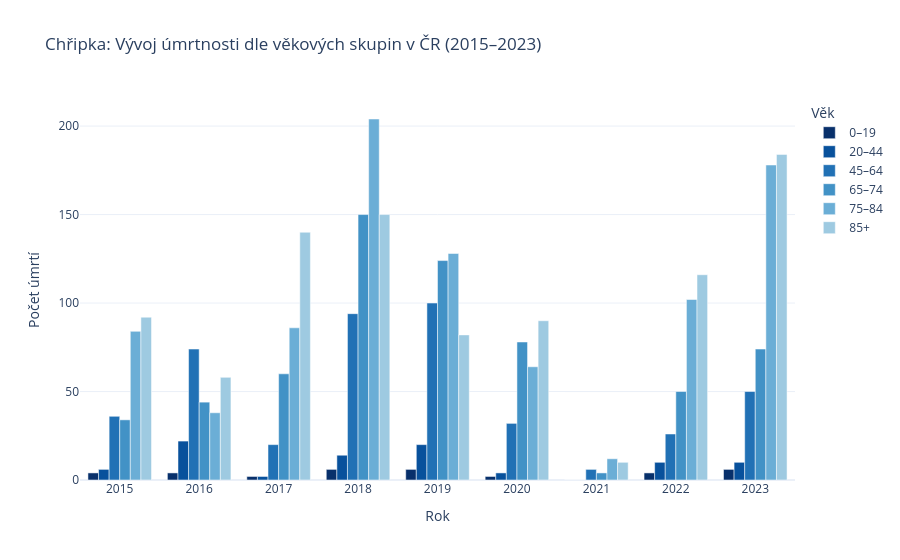

Notebook cell for this chart:
### Code cell
# Seznam všech roků, které jsou v datasetu chřipky jako sloupce
roky_chripka = [str(r) for r in range(2015, 2024)]

# 1. Nejdříve "odpivotujeme" tabulku, aby roky byly v jednom sloupci
df_chripka_age = df_chripka_umrti_abs_kraje.melt(
    id_vars=['Věková kategorie'], 
    value_vars=roky_chripka, 
    var_name='rok', 
    value_name='pocet_umrti'
)

# 2. KLÍČOVÝ KROK: Sečteme počty úmrtí za všechny kraje pro každou kombinaci rok + věk
df_chripka_age_sum = df_chripka_age.groupby(['rok', 'Věková kategorie'])['pocet_umrti'].sum().reset_index()

# 3. Filtrace a úprava typů
df_chripka_age_sum = df_chripka_age_sum[df_chripka_age_sum['Věková kategorie'] != 'Celá populace']
df_chripka_age_sum['rok'] = df_chripka_age_sum['rok'].astype(int)

# 4. Graf pro Chřipku (nyní s celistvými sloupci)
fig_flu_age = px.bar(
    df_chripka_age_sum, 
    x='rok', 
    y='pocet_umrti', 
    color='Věková kategorie',
    title='Chřipka: Vývoj úmrtnosti dle věkových skupin v ČR (2015–2023)',
    labels={'pocet_umrti': 'Počet úmrtí', 'rok': 'Rok', 'Věková kategorie': 'Věk'},
    barmode='group',
    category_orders={"Věková kategorie": ['0–19', '20–44', '45–64', '65–74', '75–84', '85+']},
    color_discrete_sequence=px.colors.sequential.Blues_r,
    template='plotly_white',
)
fig_flu_age.update_layout(hovermode="x unified",)
fig_flu_age.show()

### Figure 1 — Plotly figure (JSON) as saved in the notebook; plotly's stock layout.template omitted (floating-point values rounded to 4 significant figures)
{"data": [{"alignmentgroup": "True", "hovertemplate": "Věk=0–19<br>Rok=%{x}<br>Počet úmrtí=%{y}<extra></extra>", "legendgroup": "0–19", "marker": {"color": "rgb(8,48,107)", "pattern": {"shape": ""}}, "name": "0–19", "offsetgroup": "0–19", "orientation": "v", "showlegend": true, "textposition": "auto", "type": "bar", "x": [2015, 2016, 2017, 2018, 2019, 2020, 2021, 2022, 2023], "xaxis": "x", "y": [4.0, 4.0, 2.0, 6.0, 6.0, 2.0, 0.0, 4.0, 6.0], "yaxis": "y"}, {"alignmentgroup": "True", "hovertemplate": "Věk=20–44<br>Rok=%{x}<br>Počet úmrtí=%{y}<extra></extra>", "legendgroup": "20–44", "marker": {"color": "rgb(8,81,156)", "pattern": {"shape": ""}}, "name": "20–44", "offsetgroup": "20–44", "orientation": "v", "showlegend": true, "textposition": "auto", "type": "bar", "x": [2015, 2016, 2017, 2018, 2019, 2020, 2021, 2022, 2023], "xaxis": "x", "y": [6.0, 22.0, 2.0, 14.0, 20.0, 4.0, 0.0, 10.0, 10.0], "yaxis": "y"}, {"alignmentgroup": "True", "hovertemplate": "Věk=45–64<br>Rok=%{x}<br>Počet úmrtí=%{y}<extra></extra>", "legendgroup": "45–64", "marker": {"color": "rgb(33,113,181)", "pattern": {"shape": ""}}, "name": "45–64", "offsetgroup": "45–64", "orientation": "v", "showlegend": true, "textposition": "auto", "type": "bar", "x": [2015, 2016, 2017, 2018, 2019, 2020, 2021, 2022, 2023], "xaxis": "x", "y": [36.0, 74.0, 20.0, 94.0, 100.0, 32.0, 6.0, 26.0, 50.0], "yaxis": "y"}, {"alignmentgroup": "True", "hovertemplate": "Věk=65–74<br>Rok=%{x}<br>Počet úmrtí=%{y}<extra></extra>", "legendgroup": "65–74", "marker": {"color": "rgb(66,146,198)", "pattern": {"shape": ""}}, "name": "65–74", "offsetgroup": "65–74", "orientation": "v", "showlegend": true, "textposition": "auto", "type": "bar", "x": [2015, 2016, 2017, 2018, 2019, 2020, 2021, 2022, 2023], "xaxis": "x", "y": [34.0, 44.0, 60.0, 150.0, 124.0, 78.0, 4.0, 50.0, 74.0], "yaxis": "y"}, {"alignmentgroup": "True", "hovertemplate": "Věk=75–84<br>Rok=%{x}<br>Počet úmrtí=%{y}<extra></extra>", "legendgroup": "75–84", "marker": {"color": "rgb(107,174,214)", "pattern": {"shape": ""}}, "name": "75–84", "offsetgroup": "75–84", "orientation": "v", "showlegend": true, "textposition": "auto", "type": "bar", "x": [2015, 2016, 2017, 2018, 2019, 2020, 2021, 2022, 2023], "xaxis": "x", "y": [84.0, 38.0, 86.0, 204.0, 128.0, 64.0, 12.0, 102.0, 178.0], "yaxis": "y"}, {"alignmentgroup": "True", "hovertemplate": "Věk=85+<br>Rok=%{x}<br>Počet úmrtí=%{y}<extra></extra>", "legendgroup": "85+", "marker": {"color": "rgb(158,202,225)", "pattern": {"shape": ""}}, "name": "85+", "offsetgroup": "85+", "orientation": "v", "showlegend": true, "textposition": "auto", "type": "bar", "x": [2015, 2016, 2017, 2018, 2019, 2020, 2021, 2022, 2023], "xaxis": "x", "y": [92.0, 58.0, 140.0, 150.0, 82.0, 90.0, 10.0, 116.0, 184.0], "yaxis": "y"}], "layout": {"barmode": "group", "hovermode": "x unified", "legend": {"title": {"text": "Věk"}, "tracegroupgap": 0}, "title": {"text": "Chřipka: Vývoj úmrtnosti dle věkových skupin v ČR (2015–2023)"}, "xaxis": {"anchor": "y", "domain": [0, 1], "title": {"text": "Rok"}}, "yaxis": {"anchor": "x", "domain": [0, 1], "title": {"text": "Počet úmrtí"}}}}
